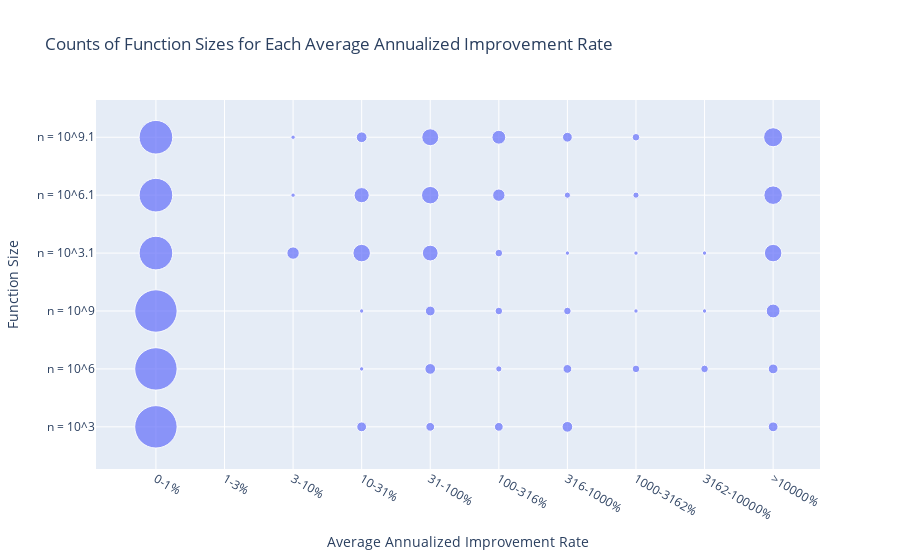

Notebook code cell kept with this figure:
### Code cell
# Create the scatter plot with size proportional to Counts
fig = px.scatter(df_melted, x='Average Annualized Improvement Rate', y='Function Size', size='Counts', size_max=30,
                 labels={'Average Annualized Improvement Rate': 'Average Annualized Improvement Rate', 'Function Size': 'Function Size'},
                 title='Counts of Function Sizes for Each Average Annualized Improvement Rate')

fig.show()

### Figure 1 — Plotly figure (JSON) as saved in the notebook; plotly's stock layout.template omitted (floating-point values rounded to 4 significant figures)
{"data": [{"hovertemplate": "Average Annualized Improvement Rate=%{x}<br>Function Size=%{y}<br>Counts=%{marker.size}<extra></extra>", "legendgroup": "", "marker": {"color": "#636efa", "size": [94, 0, 0, 5, 4, 4, 6, 0, 0, 5, 94, 0, 0, 1, 6, 2, 4, 3, 3, 5, 94, 0, 0, 1, 5, 3, 3, 1, 1, 10, 59, 0, 8, 16, 13, 3, 1, 1, 1, 16, 59, 0, 1, 12, 16, 8, 2, 2, 0, 18, 59, 0, 1, 6, 15, 10, 5, 3, 0, 19], "sizemode": "area", "sizeref": 0.1044, "symbol": "circle"}, "mode": "markers", "name": "", "orientation": "v", "showlegend": false, "type": "scatter", "x": ["0-1%", "1-3%", "3-10%", "10-31%", "31-100%", "100-316%", "316-1000%", "1000-3162%", "3162-10000%", ">10000%", "0-1%", "1-3%", "3-10%", "10-31%", "31-100%", "100-316%", "316-1000%", "1000-3162%", "3162-10000%", ">10000%", "0-1%", "1-3%", "3-10%", "10-31%", "31-100%", "100-316%", "316-1000%", "1000-3162%", "3162-10000%", ">10000%", "0-1%", "1-3%", "3-10%", "10-31%", "31-100%", "100-316%", "316-1000%", "1000-3162%", "3162-10000%", ">10000%", "0-1%", "1-3%", "3-10%", "10-31%", "31-100%", "100-316%", "316-1000%", "1000-3162%", "3162-10000%", ">10000%", "0-1%", "1-3%", "3-10%", "10-31%", "31-100%", "100-316%", "316-1000%", "1000-3162%", "3162-10000%", ">10000%"], "xaxis": "x", "y": ["n = 10^3", "n = 10^3", "n = 10^3", "n = 10^3", "n = 10^3", "n = 10^3", "n = 10^3", "n = 10^3", "n = 10^3", "n = 10^3", "n = 10^6", "n = 10^6", "n = 10^6", "n = 10^6", "n = 10^6", "n = 10^6", "n = 10^6", "n = 10^6", "n = 10^6", "n = 10^6", "n = 10^9", "n = 10^9", "n = 10^9", "n = 10^9", "n = 10^9", "n = 10^9", "n = 10^9", "n = 10^9", "n = 10^9", "n = 10^9", "n = 10^3.1", "n = 10^3.1", "n = 10^3.1", "n = 10^3.1", "n = 10^3.1", "n = 10^3.1", "n = 10^3.1", "n = 10^3.1", "n = 10^3.1", "n = 10^3.1", "n = 10^6.1", "n = 10^6.1", "n = 10^6.1", "n = 10^6.1", "n = 10^6.1", "n = 10^6.1", "n = 10^6.1", "n = 10^6.1", "n = 10^6.1", "n = 10^6.1", "n = 10^9.1", "n = 10^9.1", "n = 10^9.1", "n = 10^9.1", "n = 10^9.1", "n = 10^9.1", "n = 10^9.1", "n = 10^9.1", "n = 10^9.1", "n = 10^9.1"], "yaxis": "y"}], "layout": {"legend": {"itemsizing": "constant", "tracegroupgap": 0}, "title": {"text": "Counts of Function Sizes for Each Average Annualized Improvement Rate"}, "xaxis": {"anchor": "y", "domain": [0, 1], "title": {"text": "Average Annualized Improvement Rate"}}, "yaxis": {"anchor": "x", "domain": [0, 1], "title": {"text": "Function Size"}}}}
